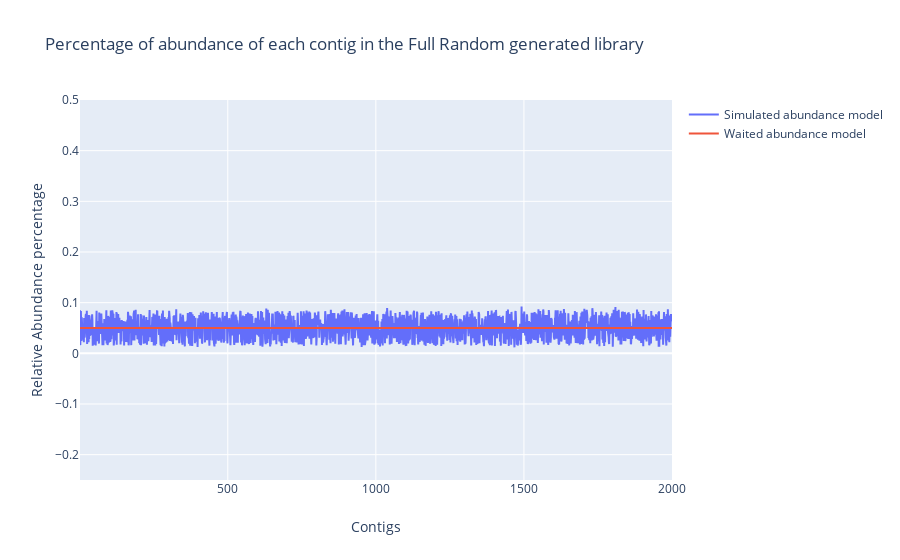

Notebook code cell kept with this figure:
### Markdown cell above
<a id='fig_2'></a>
**Fig 2** *Checking of abundance model of the library*

### Code cell
def parse_rank_file(rank_file) :
    with open(rank_file,"r") as rf :
        ranks = [ligne.lstrip("# ").split("\t") for ligne in rf.read().rstrip().split("\n")]
    return pd.DataFrame(data = ranks[1:], columns=ranks[0] )

ranks = parse_rank_file("FRS_aln-vld_wo-introns_library-ranks.txt")
real = pd.DataFrame((library.groupby('contig').size()/len(library))*100,columns = ['real_abund_perc']).reset_index()
abund = ranks.merge(real,right_on = 'contig',left_on='seq_id',suffixes = ('_grinder','_real'))

fig = go.Figure()


fig.add_trace(
    go.Scatter(
        x = abund['rank'],
        y = abund['real_abund_perc'],
        mode = 'lines',
        name = 'Simulated abundance model'
    )
)

fig.add_trace(
    go.Scatter(
        x = abund['rank'],
        y = abund['rel_abund_perc'],
        mode = 'lines',
        name ='Waited abundance model'
    )
)

fig.update_layout(
    title='Percentage of abundance of each contig in the Full Random generated library',
    xaxis=dict(title="Contigs"),
    yaxis=dict(title="Relative Abundance percentage",
              range=[-0.25,0.5])
)

fig.show()

### Figure 1 — Plotly figure (JSON) as saved in the notebook; plotly's stock layout.template omitted (floating-point values rounded to 4 significant figures; data arrays with more than 128 entries replaced by an {"elided": "..."} marker saying what was removed)
{"data": [{"mode": "lines", "name": "Simulated abundance model", "type": "scatter", "x": {"elided": "2000 str values"}, "y": {"elided": "2000 float values"}}, {"mode": "lines", "name": "Waited abundance model", "type": "scatter", "x": {"elided": "2000 str values"}, "y": {"elided": "2000 str values"}}], "layout": {"title": {"text": "Percentage of abundance of each contig in the Full Random generated library"}, "xaxis": {"title": {"text": "Contigs"}}, "yaxis": {"range": [-0.25, 0.5], "title": {"text": "Relative Abundance percentage"}}}}
